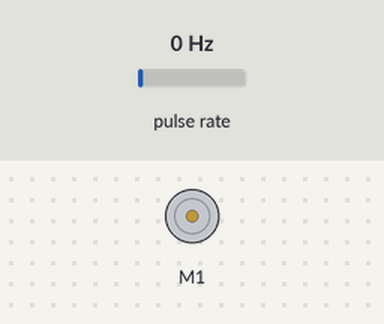
Recording of a sketch running on a simulated Arduino Uno, built with avr-gcc and run on an emulated ATmega328P. Shown: DC motor (green arrow = forward, orange = backward, longer = faster). Wiring (inferred from the names in the program): pulse sensor: data pin 3. Inputs (shaded band) come from the test bench; at power-on: pulse rate 0 Hz. What the sketch prints to the serial monitor is not drawn.

Above: at 0.01 s.
At 1.2 s:
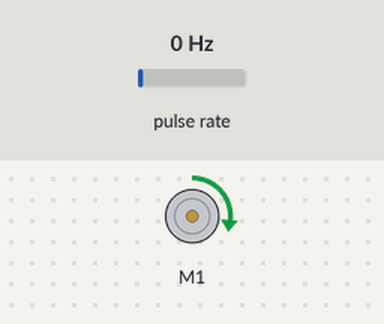
1.3 s: pulse rate (sensor on pin 3) set to 4 Hz
4.3 s: pulse rate (sensor on pin 3) set to 50 Hz
Timing chart, 0 to 7.3 s (numbered marks = the images above; inputs shaded):
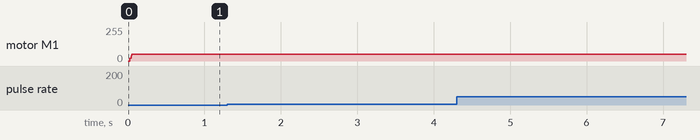

The sketch:

test_encoders.ino
```cpp
#include <Wire.h>
#include <Adafruit_MotorShield.h>

// encoders
#define p_enc_l 3

#define N 30
double difference[N];
int idx=0;
unsigned long changeTime = 0;
unsigned long sendTime = 0;
unsigned long tickTime;


Adafruit_MotorShield AFMS = Adafruit_MotorShield();
Adafruit_DCMotor *motorFL = AFMS.getMotor(1);

void pulseLeft() {
    tickTime = micros();
    difference[idx] = tickTime - changeTime;
    idx++;
    if(idx >= N) {
        idx = 0;
    }
    changeTime = tickTime;
}

void setup() {
    // Motorshield
    Wire.begin(0x08);
    AFMS.begin();

    // encoders
    attachInterrupt(digitalPinToInterrupt(p_enc_l), pulseLeft, RISING);

    Serial.begin(115200);

    motorFL->run(FORWARD);
    for (int i=0; i<50; i++) {
        motorFL->setSpeed(i);
        delay(1);
    }
}

void loop() {
    if (millis() - sendTime > 1000) {
        for(int i=0; i<N; i++) {
            Serial.print(difference[i]);
            Serial.print(" ");
        }
        Serial.println("");

        sendTime = millis();
    }
}
```

Measured:
- after the input at 1.3 s, every drawn part: stays the same
- after the input at 4.3 s, every drawn part: stays the same
